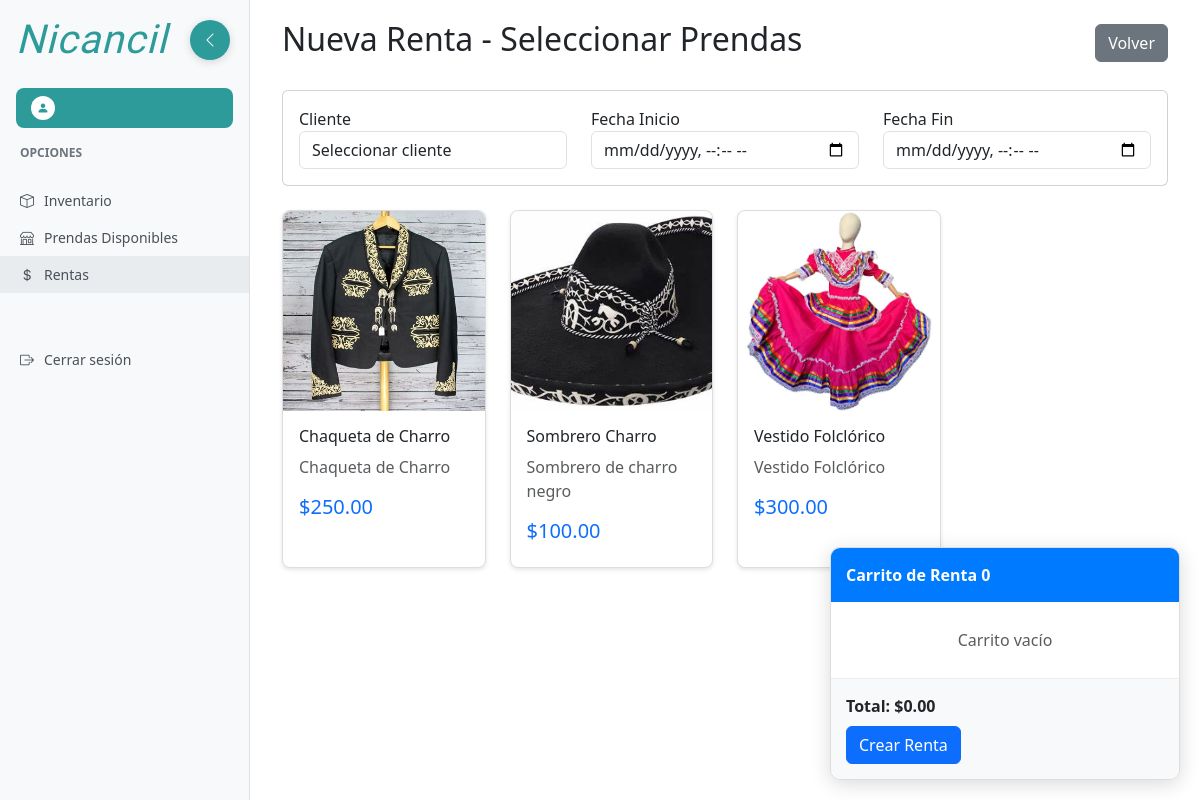
Screenshot of /rentas/nueva/ with the database file from the repository.
### inventario/models.py (models this page shows, shortened)
class Prenda(models.Model):
    TIPOS = (
        ('traje', 'Traje'),
        ('vestido', 'Vestido'),
        ('accesorio', 'Accesorio'),
    )
    ESTATUS = (
        ('disponible', 'Disponible'),
        ('apartado', 'Apartado'),
        ('en_uso', 'En Uso'),
        ('dañado', 'Dañado'),
        ('mantenimiento', 'En Mantenimiento'),
        ('lavanderia', 'En Lavandería'),
    )
    GENEROS = (
        ('hombre', 'Hombre'),
        ('mujer', 'Mujer'),
        ('unisex', 'Unisex'),
    )
    nombre = models.CharField(max_length=100)
    descripcion = models.TextField()
    precio = models.DecimalField(max_digits=10, decimal_places=2)
    tipo = models.CharField(max_length=20, choices=TIPOS, default='traje')
    color = models.CharField(max_length=50, blank=True)
    estatus = models.CharField(max_length=20, choices=ESTATUS, default='disponible')
    tallas = models.CharField(max_length=50, blank=True)
    genero = models.CharField(max_length=10, choices=GENEROS, default='unisex')
    lugar = models.CharField(max_length=100, blank=True, verbose_name="Lugar o sitio del traje")
    cantidad = models.PositiveIntegerField(default=1)
    imagen = models.ImageField(upload_to='prendas/', null=True, blank=True)
    fecha_creacion = models.DateTimeField(auto_now_add=True)

### rentas/views.py (the view, shortened to what this page needs)
# urls.py: path('nueva/', views.nueva_renta, name='nueva_renta'),
def nueva_renta(request):
    from inventario.models import Prenda
    clientes = Cliente.objects.all()
    prendas = Prenda.objects.filter(
        variantes__unidades__estatus='disponible'
    ).distinct().order_by('nombre')
    return render(request, 'rentas/nueva_renta.html', {
        'clientes': clientes,
        'prendas': prendas
    })

### templates/rentas/nueva_renta.html (shortened to what this page needs)
{% extends 'base_dashboard.html' %}
{% block content %}
<div class="container-fluid">
    <div class="d-flex justify-content-between align-items-center mb-4">
        <h2>Nueva Renta - Seleccionar Prendas</h2>
        <a href="{% url 'lista_rentas' %}" class="btn btn-secondary">
             Volver
        </a>
    </div>
    <div class="row mb-4">
        <div class="col-12">
            <div class="card">
                <div class="card-body">
                    <div class="row">
                        <div class="col-md-4">
                            <label for="cliente">Cliente</label>
                            <select id="cliente" class="form-control" required>
                                <option value="">Seleccionar cliente</option>
                            </select>
                        </div>
                        <div class="col-md-4">
                            <label for="fecha_inicio">Fecha Inicio</label>
                            <input type="datetime-local" id="fecha_inicio" class="form-control" required>
                        </div>
                        <div class="col-md-4">
                            <label for="fecha_fin">Fecha Fin</label>
                            <input type="datetime-local" id="fecha_fin" class="form-control" required>
                        </div>
                    </div>
                </div>
            </div>
        </div>
    </div>
    <div class="row">
        {% for prenda in prendas %}
        <div class="col-md-3 col-sm-6 mb-4">
            <div class="card product-card" onclick="mostrarVariantes({{ prenda.id }})">
                <img src="{% if prenda.imagen %}{{ prenda.imagen.url }}{% else %}/static/img/no-image.png{% endif %}"
                     class="product-image" alt="{{ prenda.nombre }}">
                <div class="card-body">
                    <h6 class="card-title">{{ prenda.nombre }}</h6>
                    <p class="card-text text-muted">{{ prenda.descripcion|truncatewords:8 }}</p>
                    <div class="d-flex justify-content-between align-items-center">
                        <span class="h5 text-primary">${{ prenda.precio }}</span>
                        <span class="badge badge-secondary">{{ prenda.tipo|capfirst }}</span>
                    </div>
                </div>
            </div>
        </div>
        {% empty %}
        <div class="col-12">
            <div class="alert alert-info text-center">
                <i class="fas fa-info-circle"></i> No hay prendas disponibles para rentar
            </div>
        </div>
        {% endfor %}
    </div>
    <div class="cart-sidebar" id="cartSidebar" style="display: none;">
        <div class="cart-header">
             Carrito de Renta
            <span class="float-right" id="cartCount">0</span>
        </div>
        <div class="cart-body" id="cartItems">
        </div>
        <div class="cart-footer">
            <div class="d-flex justify-content-between mb-2">
                <strong>Total: $<span id="cartTotal">0.00</span></strong>
            </div>
            <button class="btn btn-primary btn-block" onclick="procesarRenta()">
                 Crear Renta
            </button>
        </div>
    </div>
</div>
{% endblock %}

### static/css/dashboard.css (style rules this page uses)
:root { --nicancil-teal: #2D9B9A; }
.product-card { background-color: white; border-radius: 8px; box-shadow: 0 2px 4px rgba(0,0,0,0.1); overflow: hidden; height: 100%; }
.product-image { height: 200px; background-color: #e9ecef; position: relative; background-size: cover; background-position: center; }

### templates/rentas/nueva_renta.html (style rules this page uses)
.product-card { border: 1px solid #ddd; border-radius: 8px; transition: transform 0.2s, box-shadow 0.2s; cursor: pointer; height: 100%; }
.product-image { width: 100%; height: 200px; object-fit: cover; border-radius: 8px 8px 0 0; }
.cart-sidebar { position: fixed; right: 20px; bottom: 20px; width: 350px; max-height: 500px; background: white; border: 1px solid #ddd; border-radius: 10px; box-shadow: 0 4px 20px rgba(0,0,0,0.15); z-index: 1000; overflow: hidden; }
.cart-header { background: #007bff; color: white; padding: 15px; font-weight: bold; }
.cart-body { max-height: 300px; overflow-y: auto; padding: 10px; }
.cart-footer { padding: 15px; border-top: 1px solid #eee; background: #f8f9fa; }

### rows the page displays
Prenda: imagen (picture), nombre "Chaqueta de Charro", descripcion "Chaqueta de Charro", precio "250.00"
Prenda: imagen (picture), nombre "Sombrero Charro", descripcion "Sombrero de charro negro", precio "100.00"
Prenda: imagen (picture), nombre "Vestido Folclórico", descripcion "Vestido Folclórico", precio "300.00"
